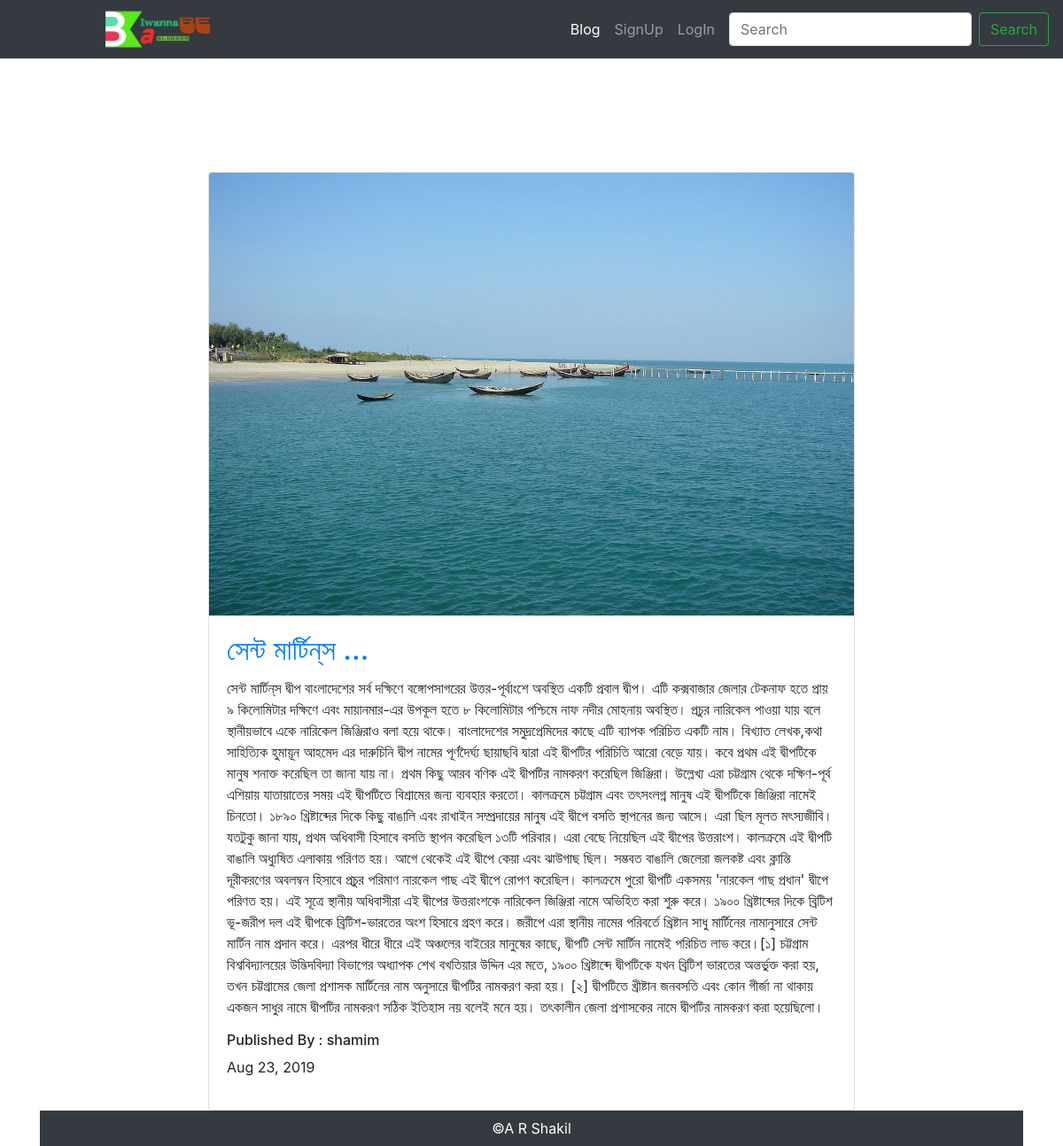
/blog/detail/17/, run on the app's committed database.
### blog/models.py (models this page shows, shortened)
class Blog(models.Model):
    image = models.ImageField(upload_to='picture/')
    title = models.CharField(max_length=300)
    description = models.TextField()
    author = models.ForeignKey(User, on_delete=models.CASCADE)
    pub_date = models.DateTimeField(auto_now_add=True)
    def pub_date_pretty(self):
        return self.pub_date.strftime('%b %e, %Y')
    def image_tag(self):
        return format_html('<img src="/media/%s" width="100"/>'%self.image)
    image_tag.short_description = 'Image'
    class Meta:
        db_table ='Blog_Post'
        ordering = ["-id"]
        verbose_name = "Blog"
        verbose_name_plural = "Blogs"

### blog/views.py (the view)
# urls.py: path('detail/<int:id>/', views.detail, name='detail'),
def detail(request,id):
    context = {
        'blog':get_object_or_404(Blog,pk=id)
    }
    return render(request,"blog/blog_detail.html",context)

### blog/templates/blog/blog_detail.html (shortened to what this page needs)
{% extends 'base.html' %}
{% load static %}
{% block content %}
<div class="row">
    <div class="col-8 offset-2">
       <div class="card">
        <img class="card-img-top" src="{{ blog.image.url }}" alt="Card image cap"
             style="height:500px;object-fit:cover;">
        <div class="card-body">
            <a href="{% url 'blog:detail' blog.id %}"><h2 class="card-title">{{blog.title|truncatechars:15}}</h2>
            </a>
            <p class="card-text">{{blog.description}}</p>
            <h6>Published By : {{blog.author.username}}</h6>
            <p>{{blog.pub_date_pretty}}</p>
        </div>
    </div>
    </div>
</div>
{% endblock %}

### data on the page
Blog: image (picture), title "সেন্ট মার্টিন্‌স …", description "সেন্ট মার্টিন্‌স দ্বীপ বাংলাদেশের সর্ব দক্ষিণে বঙ্গোপসাগরের উত্তর-পূর্বাংশে অবস্থিত একটি প্রবাল দ্বীপ। এটি কক্সবাজার জেলার টেকনাফ হতে প্রায় ৯ কিলোমিটার দক্ষিণে এবং মায়ানমার-এর উপকূল হতে ৮ কিলোমিটার পশ্চিমে নাফ নদীর মোহনায় অবস্থিত। প্রচুর নারিকেল পাওয়া যায় বলে স্থানীয়ভাবে একে নারিকেল জিঞ্জিরাও বলা হয়ে থাকে। বাংলাদেশের সমুদ্রপ্রেমিদের কাছে এটি ব্যাপক পরিচিত একটি নাম। বিখ্যাত লেখক,কথা সাহিত্যিক হুমায়ূন আহমেদ এর দারুচিনি দ্বীপ নামের পূর্ণদৈর্ঘ্য ছায়াছবি দ্বারা এই দ্বীপটির পরিচিতি আরো বেড়ে যায়। কবে প্রথম এই দ্বীপটিকে মানুষ শনাক্ত করেছিল তা জানা যায় না। প্রথম কিছু আরব বণিক এই দ্বীপটির নামকরণ করেছিল জিঞ্জিরা। উল্লেখ্য এরা চট্টগ্রাম থেকে দক্ষিণ-পূর্ব এশিয়ায় যাতায়াতের সময় এই…", author.username "shamim", pub_date_pretty "Aug 23, 2019"
